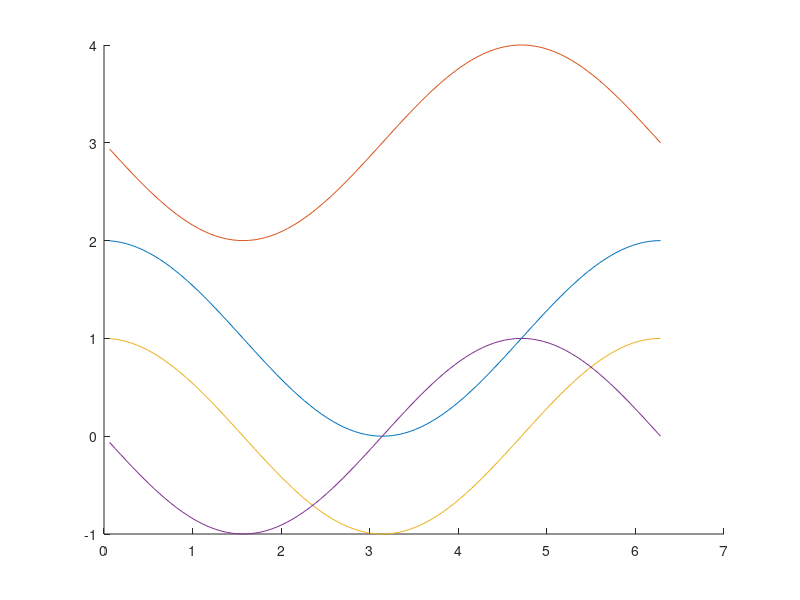
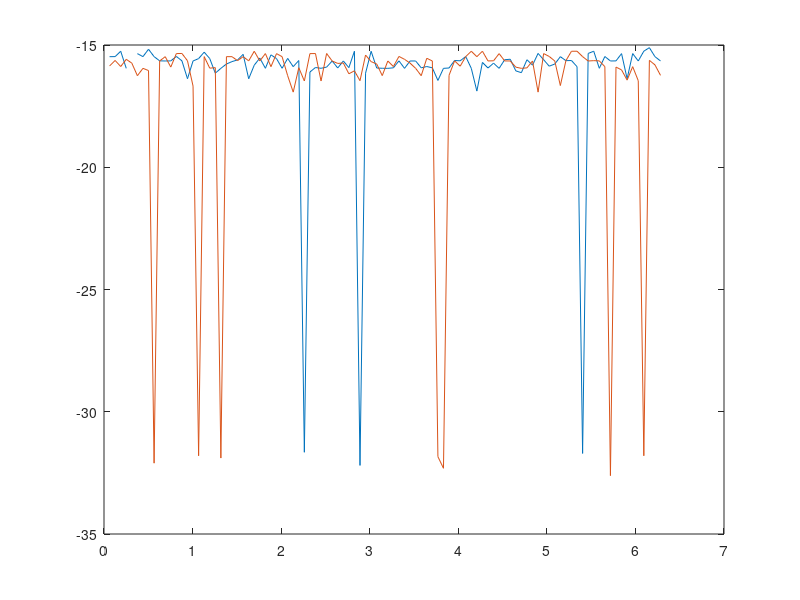

Reproduce these figures in MATLAB, in order.
% Script to test the remove of the 0th mode

x = linspace(2*pi/100,2*pi)';

y = [1 + cos(x), 3 - sin(x)];

yf = fft(y);

size(yf)

N = size(yf,1)/2;

k = [0:N-1, 0, 1-N:-1]';

hold on

plot(x, y)

yf(k==0,:) = 0;

y2 = ifft(yf);

plot(x,y2)

figure

plot(x,log10(abs(y2-[cos(x),-sin(x)])))
